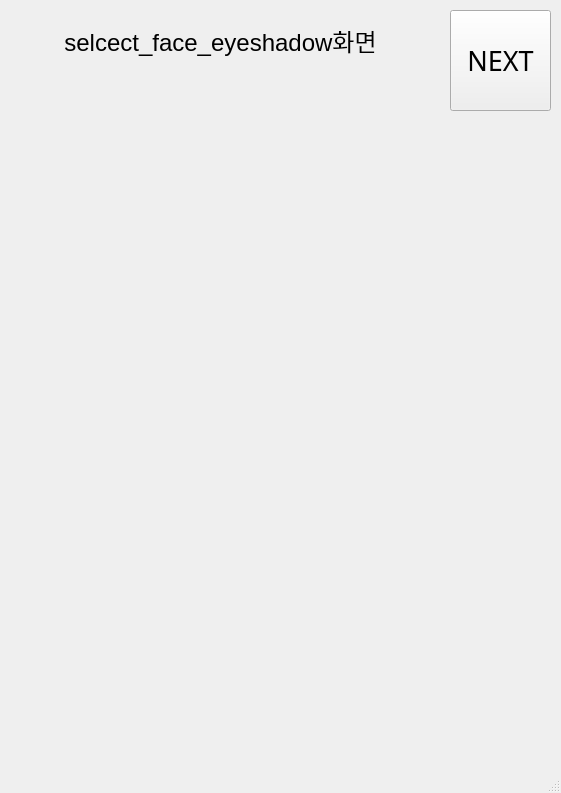
<?xml version="1.0" encoding="UTF-8"?>
<ui version="4.0">
 <class>MainWindow</class>
 <widget class="QMainWindow" name="MainWindow">
  <property name="geometry">
   <rect>
    <x>0</x>
    <y>0</y>
    <width>561</width>
    <height>793</height>
   </rect>
  </property>
  <property name="windowTitle">
   <string>MainWindow</string>
  </property>
  <widget class="QWidget" name="centralwidget">
   <widget class="QLabel" name="label">
    <property name="geometry">
     <rect>
      <x>10</x>
      <y>10</y>
      <width>421</width>
      <height>61</height>
     </rect>
    </property>
    <property name="text">
     <string>&lt;html&gt;&lt;head/&gt;&lt;body&gt;&lt;p align=&quot;center&quot;&gt;&lt;span style=&quot; font-size:18pt;&quot;&gt;selcect_face_eyeshadow화면&lt;/span&gt;&lt;/p&gt;&lt;/body&gt;&lt;/html&gt;</string>
    </property>
   </widget>
   <widget class="QPushButton" name="pushButton">
    <property name="geometry">
     <rect>
      <x>450</x>
      <y>10</y>
      <width>101</width>
      <height>101</height>
     </rect>
    </property>
    <property name="font">
     <font>
      <family>AlternateGothic2 BT</family>
      <pointsize>20</pointsize>
     </font>
    </property>
    <property name="text">
     <string>NEXT</string>
    </property>
   </widget>
  </widget>
  <widget class="QMenuBar" name="menubar">
   <property name="geometry">
    <rect>
     <x>0</x>
     <y>0</y>
     <width>561</width>
     <height>26</height>
    </rect>
   </property>
  </widget>
  <widget class="QStatusBar" name="statusbar"/>
 </widget>
 <resources/>
 <connections/>
</ui>
